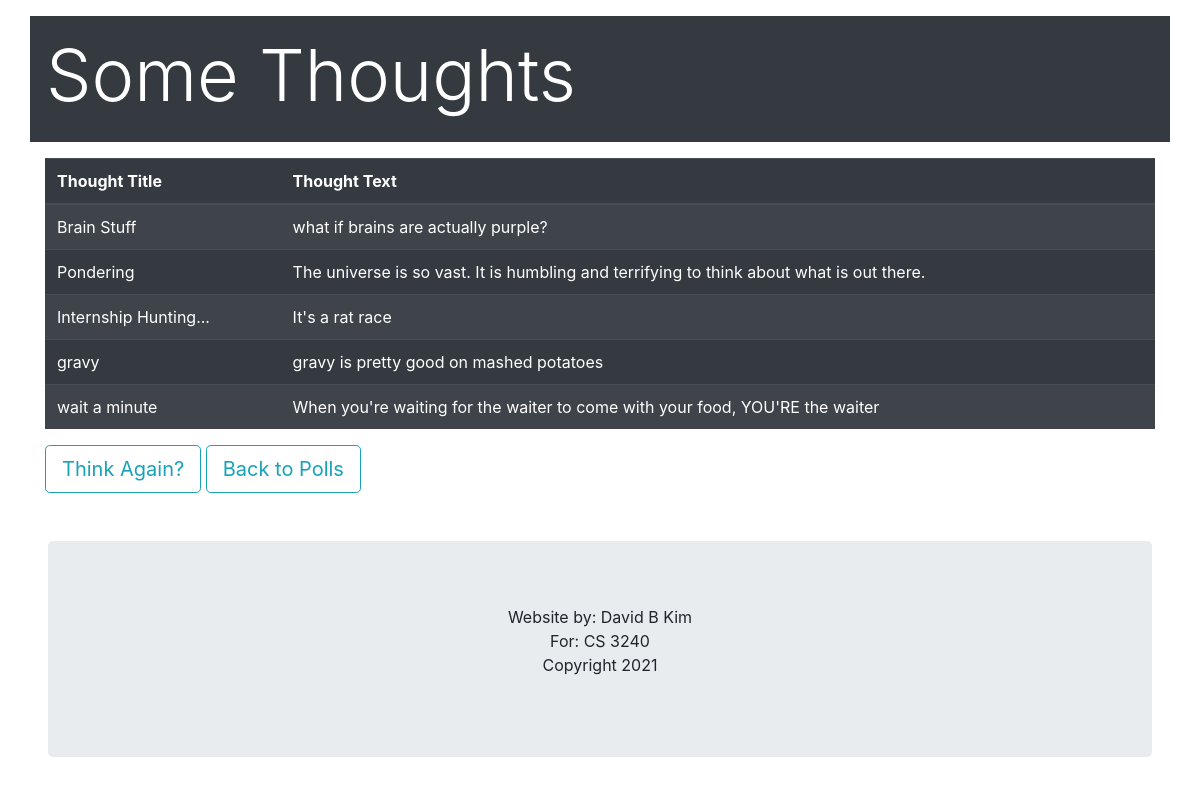
The page /polls/thoughts/list on the database its author committed.
### polls/models.py (models this page shows, shortened)
class Thought(models.Model):
    thought_title = models.CharField(max_length=200)
    thought_text = models.TextField()

### polls/views.py (the view)
# urls.py: path('', views.IndexView.as_view(), name='index'),
def index(request):
    latest_thought_list = Thought.objects.filter()
    context = {
        'latest_thought_list': latest_thought_list,
    }
    return render(request, 'polls/thought_index.html', context)

### polls/templates/polls/thought_index.html (shortened to what this page needs)
{% load bootstrap4 %}
{% bootstrap_css %}
<div class="container p-3 my-3 bg-dark text-white">
  <h1 class="display-3">Some Thoughts</h1>
 </div>
<div class="container">
{% if latest_thought_list %}
    <table class="table table-dark table-striped">
    <thead>
      <tr>
        <th>Thought Title</th>
        <th>Thought Text</th>
      </tr>
    </thead>
    <tbody>
    {% for thought in latest_thought_list %}
        <tr>
        <td>{{thought.thought_title}}</td>
        <td>{{thought.thought_text}}</td>
         </tr>
    {% endfor %}
    </tbody>
  </table>
{% else %}
    <p>No thoughts present.</p>
{% endif %}
    <a href="{% url 'polls:post_thought' %}" class="btn btn-outline-info btn-lg" role="button">Think Again?</a>
<a href="{% url 'polls:index' %}" class="btn btn-outline-info btn-lg" role="button">Back to Polls</a>
</div>
<div class="jumbotron m-5 text-center" style="margin-bottom:0">
  <p>Website by: David B Kim <br> For: CS 3240<br> Copyright 2021</p>
</div>

### rows shown on the page
Thought: thought_title "Brain Stuff", thought_text "what if brains are actually purple?"
Thought: thought_title "Pondering", thought_text "The universe is so vast. It is humbling and terrifying to think about what is out there."
Thought: thought_title "Internship Hunting...", thought_text "It's a rat race"
Thought: thought_title "gravy", thought_text "gravy is pretty good on mashed potatoes"
Thought: thought_title "wait a minute", thought_text "When you're waiting for the waiter to come with your food, YOU'RE the waiter"
